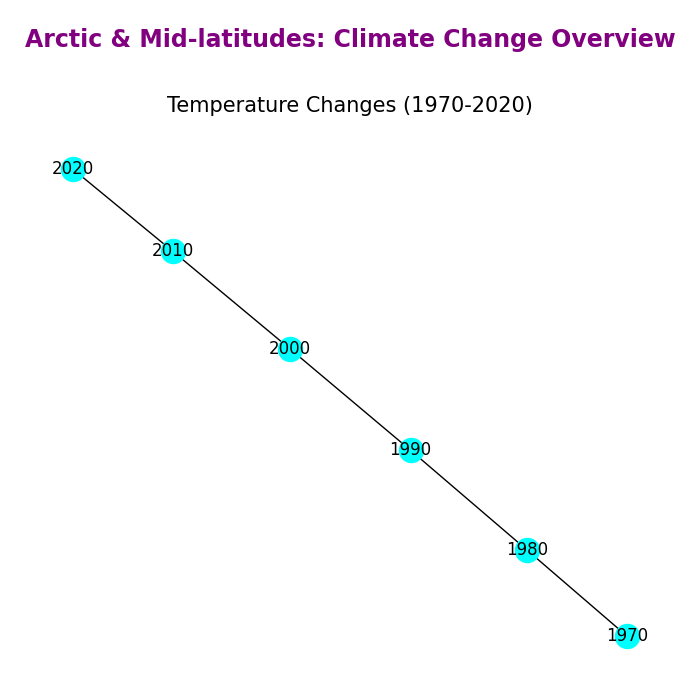

Reproduce this figure in Python.
import matplotlib.pyplot as plt
import networkx as nx

temperature_anomalies_graph_data = [
    ('1970', '1980'),
    ('1980', '1990'),
    ('1990', '2000'),
    ('2000', '2010'),
    ('2010', '2020'),
]

fig, ax = plt.subplots(figsize=(7, 7))

# Temperature anomalies graph plot
G_temp = nx.Graph()
G_temp.add_edges_from(temperature_anomalies_graph_data)
nx.draw(G_temp, with_labels=True, node_color='cyan', ax=ax)
ax.set_title("Temperature Changes (1970-2020)", fontsize=15)

plt.suptitle("Arctic & Mid-latitudes: Climate Change Overview", fontsize=17, fontweight='bold', color='purple', y=0.96)
plt.tight_layout(rect=[0, 0, 1, 0.94])

plt.show()
